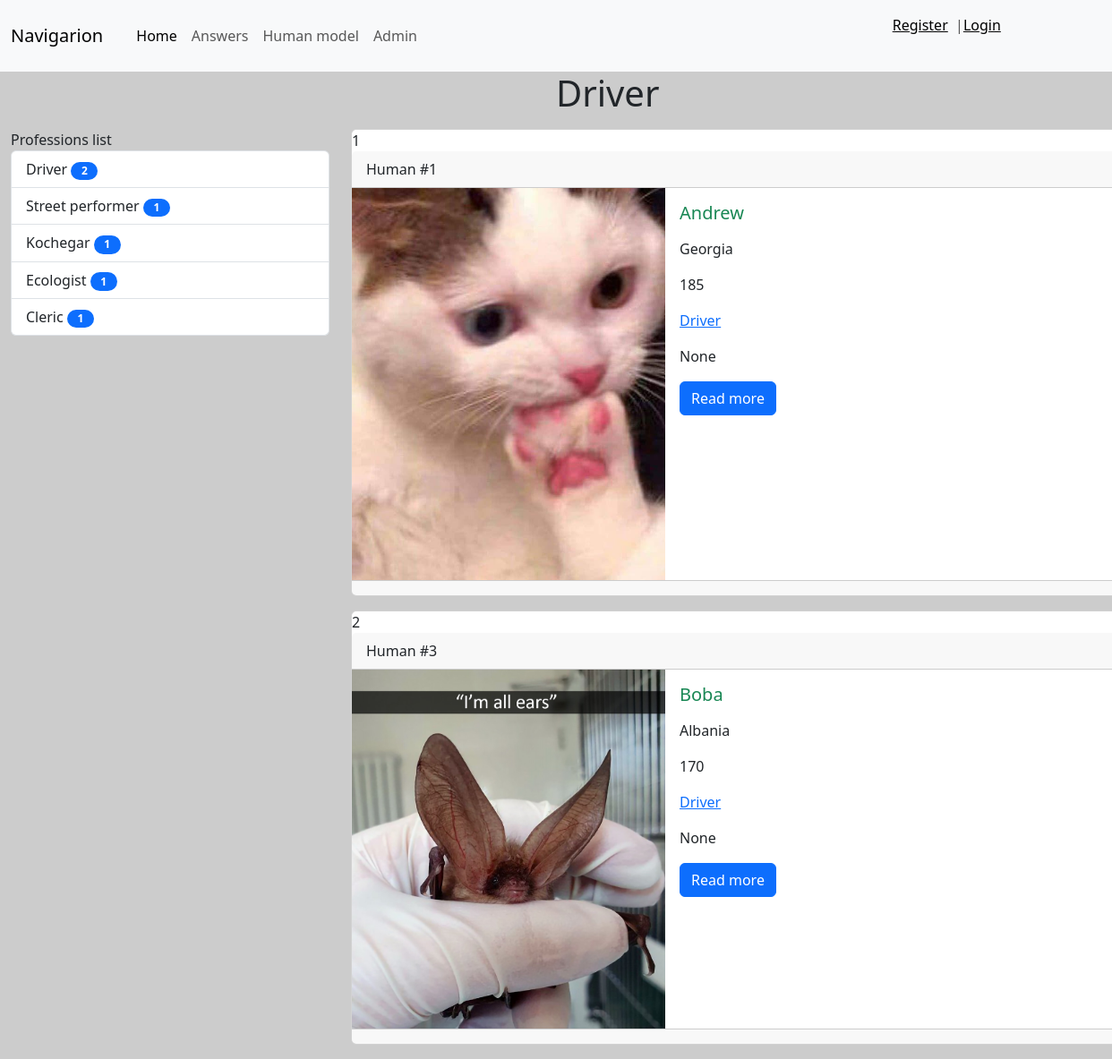
The app's page /answers/profession/1 with its own data.
### answers/models.py (models this page shows)
class Profession(models.Model):
    title = models.CharField(max_length=40)
    def __str__(self):
        return self.title
    def get_absolute_url(self):
        return reverse_lazy('Profession', kwargs={'profession_id': self.pk})
    class Meta:
        verbose_name = 'Profession'
        verbose_name_plural = 'Professions'
        ordering = ['title']

class Human(models.Model):
    name = models.CharField(max_length=40)
    height = models.IntegerField(null=True)
    address = models.CharField(max_length=100)
    description = models.CharField(max_length=300, null=True, blank=True, default='description here')
    photo = models.ImageField(upload_to='media/%Y/%m/%d', null=True, blank=True, default='')
    profession = models.ForeignKey('Profession', on_delete=models.PROTECT, null=True, blank=True)
    def get_absolute_url(self):
        return reverse_lazy('View_human', kwargs={'pk': self.pk})
    class Meta:
        verbose_name = 'Human'
        verbose_name_plural = 'Humans'

### answers/views.py (the view)
# urls.py: path('profession/<int:profession_id>', HumansByProfession.as_view(), name='Profession'),
class HumansByProfession(ListView):
    model = Human
    template_name = 'answers/profession.html'
    context_object_name = 'professions'
    allow_empty = False
    paginate_by = 3
    def get_context_data(self, *, object_list=None, **kwargs):
        context = super().get_context_data(**kwargs)
        context['title'] = Profession.objects.get(pk=self.kwargs['profession_id'])
        return context
    def get_queryset(self):
        return Human.objects.filter(profession_id=self.kwargs['profession_id']).select_related('profession')

### answers/templatetags/professions_tags.py (called while the page is built)
@register.simple_tag(name='get_list_professions')
def getProfessions():
    return Profession.objects.all()

@register.inclusion_tag('answers/list_professions.html')
def showProfessions(arg1='Professions', arg2='list'):
    professions = Profession.objects.annotate(cnt=Count('human')).filter(cnt__gt=0)
    return {
        'professions': professions, 'arg1': arg1, 'arg2': arg2,
    }

### answers/templates/answers/profession.html (shortened to what this page needs)
{% extends 'base.html' %}
{% block sidebar %}
{% include 'inc/_sidebarHM.html' %}
{% endblock %}
{% block content %}
{% for item in professions %}
{% include 'inc/_human.html' %}
{% endfor %}
{% endblock %}

### templates/base.html (shortened to what this page needs)
{% include 'inc/_nav.html' %}
{% load static %}
{% load cache %}
<!doctype html>
<html lang="en">
<head>
    <link href="{% static 'bootstrap/css/bootstrap.min.css' %}" rel="stylesheet">
    <link href="{% static 'css/style.css' %}" rel="stylesheet">
</head>
<body>
<div class="title">
    <h1>{{ title }}</h1>
</div>
<div class="container mt-3">
    <div class="row">
        <div class="col-md-4">
            {% block sidebar %}SIDEBAR{% endblock %}
        </div>
        <div class="col-md-8">
            {% block content %}CONTENT{% endblock %}
        </div>
</body>
</html>

### answers/templates/answers/list_professions.html
{% load professions_tags  %}
<div class="list-group">
    {{ arg1 }} {{ arg2 }}
    {% for prof in professions %}
    <a href="{{ prof.get_absolute_url }}" class="list-group-item list-group-item-action">{{ prof.title }}
        <span class="badge bg-primary rounded-pill">{{ prof.cnt }}</span></a>
    {% endfor %}
</div>

### templates/inc/_human.html (shortened to what this page needs)
<div class="card mb-3">
    {{ forloop.counter }}
    <div class="card-header">
        Human #{{ item.id }}
    </div>
    <div class="media" style="display:flex">
        <div class="media-photo">
            {% if item.photo %}
            <img src="{{ item.photo.url }}" alt="Photo" class="mr-3" width="350">
            {% else %}
            <h6>no photo</h6>
            {% endif %}
        </div>
        <div class="media-body">
            <div class="card-body">
                <h5 class="card-title {% cycle 'text-success' 'text-danger' 'text-info' %}">{{ item.name }}</h5>
                {% autoescape off %}
                <p class="card-text">{{ item.address|truncatewords:60|linebreaks }}</p>
                <p class="card-text">{{ item.height|truncatewords:60|linebreaks }}</p>
                <p class="card-text"><a href="{{ item.profession.get_absolute_url }}">{{ item.profession.title }}</a></p>
                <p class="card-text">{{ item.description|truncatewords:60|linebreaks }}</p>
                {% endautoescape%}
                <a href="{{ item.get_absolute_url }}" class="btn btn-primary">Read more</a>
            </div>
        </div>
    </div>
    <div class="card-footer text-body-secondary">
    </div>
</div>

### djangoSnrg/static/css/style.css (style rules this page uses)
body { background-color: #ccc; }
.card { width: 70vw; }
.mt-3 { margin-left: 0px; width=80vw; }
.badge { width: 30px; color: white; }
.title { margin-left: 50%; }

### records on screen
Profession: title "Driver", cnt "2"
Profession: title "Street performer", cnt "1"
Profession: title "Kochegar", cnt "1"
Profession: title "Ecologist", cnt "1"
Profession: title "Cleric", cnt "1"
Human: id "1", photo (picture), name "Andrew", address "Georgia", height "185", profession "Driver", description "None"
Human: id "3", photo (picture), name "Boba", address "Albania", height "170", profession "Driver", description "None"

### other values on screen
{{ arg1 }} "Professions"
{{ arg2 }} "list"
